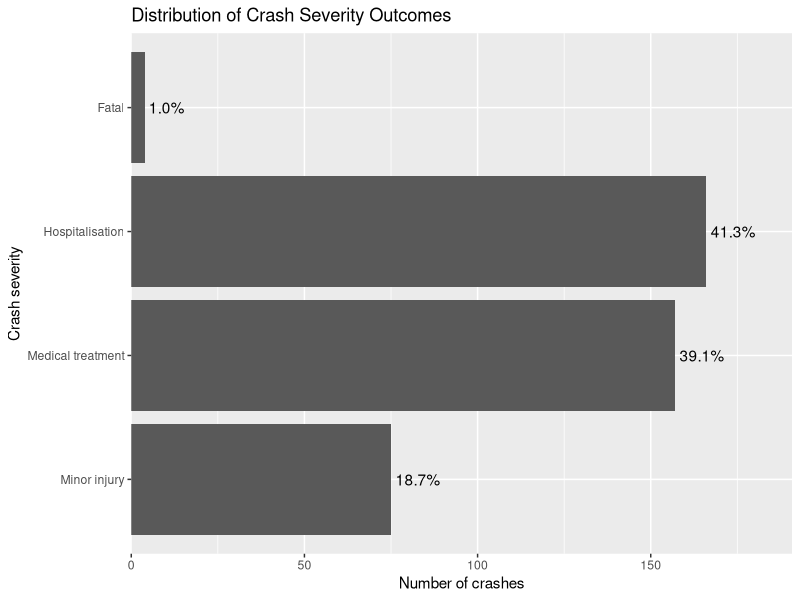
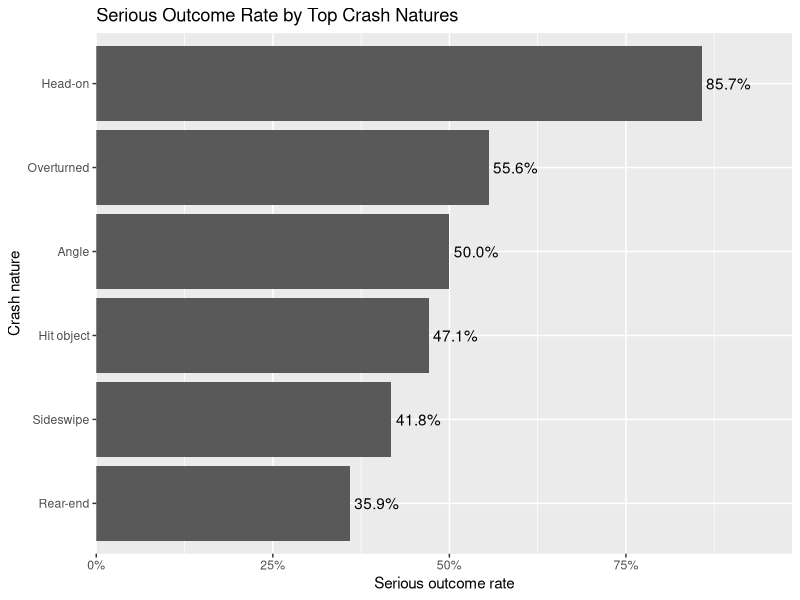
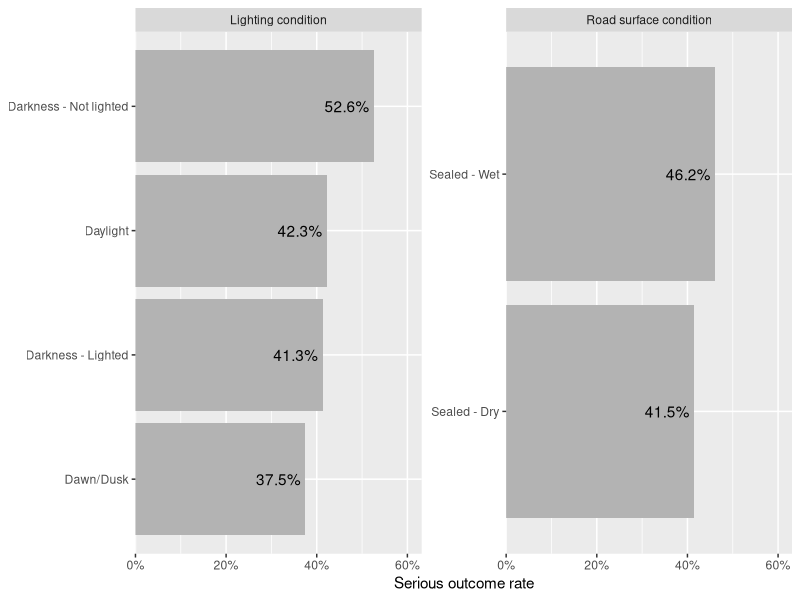

These charts were generated, in order, by the following R code:
## ---- chunk 1
#| label: setup

# Load libraries here
library(ggplot2)
library(tidyverse)
library(dplyr)
library(knitr)
## ---- chunk 2
#| label: fig-method-plot
#| fig-cap: "Caption for methodology figure."

# plot code 
## ---- chunk 3
#| label: tbl-method-table
#| tbl-cap: "Caption for methodology table."

# table code
## ---- chunk 4
# read data
raw_data <- read.csv("data/cleaned_dataset.csv")

# transform data
data <- raw_data|>
  mutate(
    Crash_Severity = factor(
      Crash_Severity,
      levels = c(
        "Minor injury",
        "Medical treatment",
        "Hospitalisation",
        "Fatal"
      ),
      ordered = TRUE
    ),
    Crash_Type = factor(Crash_Type),
    Crash_Nature = factor(Crash_Nature),
    Crash_Speed_Limit = factor(Crash_Speed_Limit),
    Crash_Road_Surface_Condition = factor(Crash_Road_Surface_Condition),
    Crash_Atmospheric_Condition = factor(Crash_Atmospheric_Condition),
    Crash_Lighting_Condition = factor(Crash_Lighting_Condition),
    Crash_Road_Horiz_Align = factor(Crash_Road_Horiz_Align),
    Crash_Road_Vert_Align = factor(Crash_Road_Vert_Align),
    Crash_DCA_Group_Description = factor(Crash_DCA_Group_Description)
  )

## ---- chunk 5
#| label: fig-crash-severity
#| fig-cap: "Distribution of Crash Severity Outcomes"

# plot for "How are crash severity outcomes distributed across high-speed road crashes in Brisbane in 2024?"
data |>
  count(Crash_Severity) |>
  mutate(
    percent = n / sum(n),
    label = scales::percent(percent, accuracy = 0.1)
  ) |>
  ggplot(aes(x = Crash_Severity, y = n)) +
  geom_col() +
  geom_text(aes(label = label), hjust = -0.1) +
  coord_flip() +
  scale_y_continuous(expand = expansion(mult = c(0, 0.15))) +
  labs(
    title = "Distribution of Crash Severity Outcomes",
    x = "Crash severity",
    y = "Number of crashes"
  )
## ---- chunk 6
#| label: serious-rate
#| fig-cap: "Serious Outcome Rate by Top Crash Natures"

top_natures <- data |>
  count(Crash_Nature, sort = TRUE) |>
  slice_head(n = 6) |>
  pull(Crash_Nature)

data |>
  mutate(
    Serious_Outcome = if_else(
      Crash_Severity %in% c("Hospitalisation", "Fatal"),
      "Serious",
      "Non-serious"
    )
  ) |>
  filter(Crash_Nature %in% top_natures) |>
  group_by(Crash_Nature) |>
  summarise(
  total_crashes = n(),
  serious_crashes = sum(Serious_Outcome == "Serious"),
  serious_rate = serious_crashes / total_crashes,
  .groups = "drop"
  ) |>
  ggplot(aes(x = reorder(Crash_Nature, serious_rate), y = serious_rate)) +
  geom_col() +
  geom_text(
    aes(label = scales::percent(serious_rate, accuracy = 0.1)),
    hjust = -0.1
  ) +
  coord_flip() +
  scale_y_continuous(
    labels = scales::percent,
    expand = expansion(mult = c(0, 0.15))
  ) +
  labs(
    title = "Serious Outcome Rate by Top Crash Natures",
    x = "Crash nature",
    y = "Serious outcome rate"
  )
## ---- chunk 7
#| fig-pos: "H"
#| label: fig-surface-light
#| fig-cap: "Serious Outcome Rate by Lighting and Road Surface Conditions"

library(tidyverse)
condition_data <- data |>
  mutate(
    Serious_Outcome = if_else(
    Crash_Severity %in% c("Hospitalisation", "Fatal"),
    "Serious",
    "Non-serious"))

  condition_data <- condition_data |>
    select(
    Serious_Outcome,
    Crash_Lighting_Condition,
    Crash_Road_Surface_Condition) |>
      pivot_longer(
        cols = c(Crash_Lighting_Condition, Crash_Road_Surface_Condition),
        names_to = "Condition_Type",
        values_to = "Condition") 
        
  condition_data <- condition_data |>
    mutate(
      Condition_Type = case_when(
      Condition_Type == "Crash_Lighting_Condition" ~ "Lighting condition",
      Condition_Type == "Crash_Road_Surface_Condition" ~ "Road surface condition")) |>
        group_by(Condition_Type, Condition) |>
        summarise(
          total_crashes = n(),
          serious_crashes = sum(Serious_Outcome == "Serious"),
          serious_rate = serious_crashes / total_crashes,
          .groups = "drop") |>
            filter(total_crashes >= 5)

#plot
condition_data |>
  ggplot(aes(x = reorder(Condition, serious_rate), y = serious_rate)) +
  geom_col(fill = "grey70") +
  geom_text(
  aes(label = scales::percent(serious_rate, accuracy = 0.1)),
  hjust = 1.1,
  color = "black")+
  coord_flip() +
  facet_wrap(~ Condition_Type, scales = "free_y") +
  scale_y_continuous(
    labels = scales::percent,
    expand = expansion(mult = c(0, 0.2))) +
      labs(
        x = NULL,
        y = "Serious outcome rate"
        )
